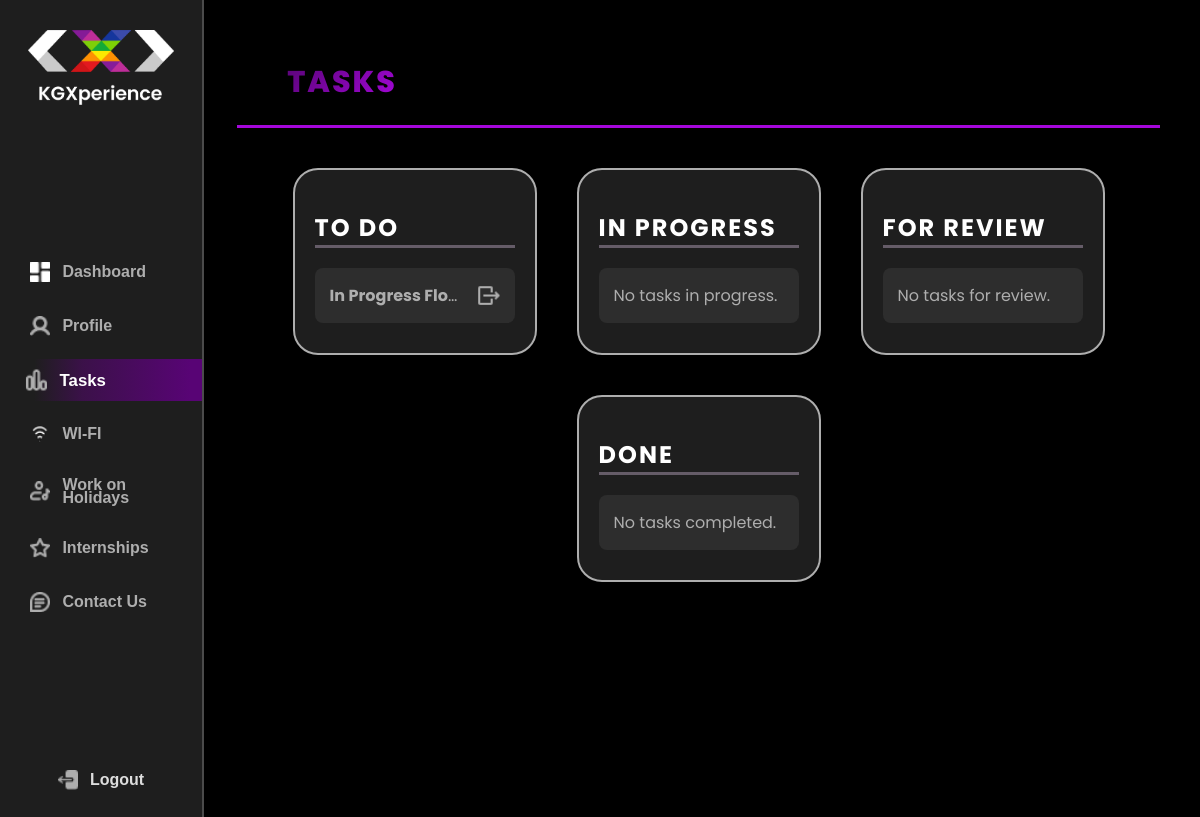
/student/tasks/ (signed in), run on an earlier commit of the app's database.
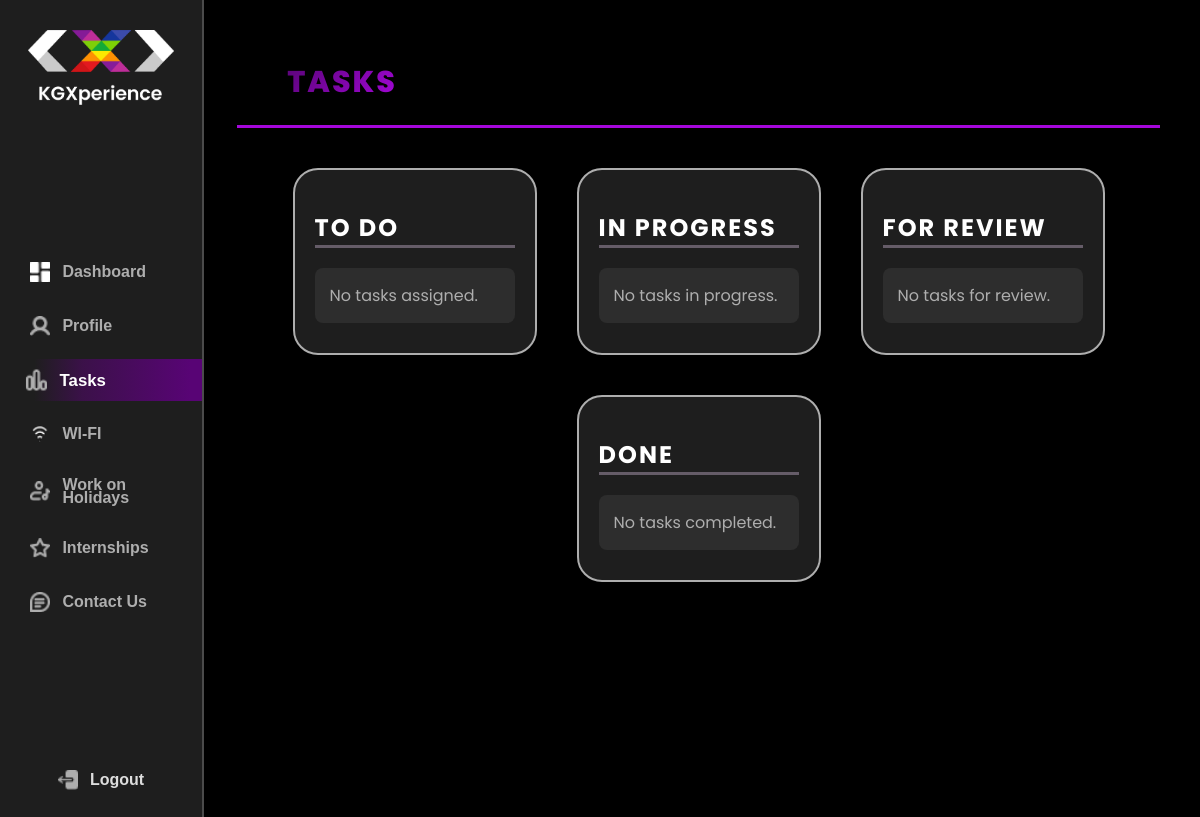
And on a later commit of the database.
### kgx_app/models.py (models this page shows, shortened)
class ToDo(models.Model):
    roll_no = models.CharField(max_length=50)
    name = models.CharField(max_length=100)
    task_title = models.CharField(max_length=200)
    task_description = models.TextField()
    reference_link = models.URLField(blank=True, null=True)
    due_date = models.DateField()

### kgx_app/decorators.py (the view)
        def _wrapped_view(request, *args, **kwargs):
            try:
                profile = Profile.objects.get(roll_no=request.user.username)
                if profile.role in allowed_roles:
                    return view_func(request, *args, **kwargs)
                raise PermissionDenied
            except Profile.DoesNotExist:
                raise PermissionDenied  # Handle the case where the profile does not exist

### kgx_app/views.py (called while the page is built)
@login_required
@role_required(allowed_roles=['student'])
def student_tasks(request):
    profile = get_object_or_404(Profile, roll_no=request.user.username)
    to_do_tasks = ToDo.objects.filter(roll_no=profile.roll_no)  # Use the roll number from the profile
    in_progress_tasks = InProgress.objects.filter(roll_no=profile.roll_no)
    for_review_tasks = ForReview.objects.filter(roll_no=profile.roll_no)
    done_tasks = Done.objects.filter(roll_no=profile.roll_no)
    return render(request, 'student_tasks.html', {
        'profile': profile,
        'to_do_tasks': to_do_tasks,
        'in_progress_tasks': in_progress_tasks,
        'for_review_tasks': for_review_tasks,
        'done_tasks': done_tasks,
    })

### kgx_app/templates/student_tasks.html (shortened to what this page needs)
{% extends 'base.html' %}
{% load static %}
{% block content %}
<head>
    <link href="https://cdnjs.cloudflare.com/ajax/libs/font-awesome/6.0.0-beta3/css/all.min.css" rel="stylesheet">
</head>
<div class="header">
    <div class="title">Tasks</div>
</div>
<div class="task-container" id="main-content">
    <div class="task-section">
        <h2>To Do</h2>
        <div>
            {% for task in to_do_tasks %}
            <div class="task-item" onclick="showTaskDetails('{{ task.id }}', '{{ task.task_title|escapejs }}', '{{ task.task_description|escapejs }}', '{{ task.reference_link|escapejs }}', '{{ task.due_date|escapejs }}')">
                <span><strong>{{ task.task_title }}</strong></span>
                <img src="{% static 'kgx_app/start-button.png' %}" class="task-icon" data-task-id="{{ task.id }}" />
            </div>
            {% empty %}
                <div class="task-item">No tasks assigned.</div>
            {% endfor %}
        </div>
    </div>
    <div class="task-section">
        <h2>In Progress</h2>
        <div>
            {% for in_progress_task in in_progress_tasks %}
                <div class="task-item" onclick="showInProgressDetails('{{ in_progress_task.id }}', '{{ in_progress_task.task_title|escapejs }}', '{{ in_progress_task.task_description|escapejs }}', '{{ in_progress_task.reference_link|escapejs }}', '{{ in_progress_task.due_date|escapejs }}')">
                    <span><strong>{{ in_progress_task.task_title }}</strong></span>
                    <img src="{% static 'kgx_app/in_progress.png' %}" class="task-icon">
                </div>
            {% empty %}
                <div class="task-item">No tasks in progress.</div>
            {% endfor %}
        </div>
    </div>
    <div class="task-section">
        <h2>For Review</h2>
        <div>
            {% for review_task in for_review_tasks %}
            <div class="task-item" onclick="showForReviewDetails('{{ review_task.id }}', '{{ review_task.task_title|escapejs }}', '{{ review_task.task_description|escapejs }}', '{{ review_task.reference_link|escapejs }}', '{{ review_task.due_date|escapejs }}')">
                <span><strong>{{ review_task.task_title }}</strong></span>
                <img src="{% static 'kgx_app/for_review.png' %}" class="task-icon" />
            </div>
            {% empty %}
                <div class="task-item">No tasks for review.</div>
            {% endfor %}
        </div>
    </div>
    <div class="task-section">
        <h2>Done</h2>
        <div>
            {% for done_task in done_tasks %}
            <div class="task-item" onclick="showDoneDetails('{{ done_task.id }}', '{{ done_task.task_title|escapejs }}', '{{ done_task.task_description|escapejs }}', '{{ done_task.reference_link|escapejs }}', '{{ done_task.due_date|escapejs }}')">
                <span><strong>{{ done_task.task_title }}</strong></span>
                <img src="{% static 'kgx_app/done.png' %}" class="task-icon" />
            </div>
            {% empty %}
                <div class="task-item">No tasks completed.</div>
            {% endfor %}
        </div>
    </div>
</div>
</div>
{% endblock %}

What changed in the data, as far as the page shows it:
removed ToDo: task_title "In Progress Flo…"
Also different on the page:
text now shown: "No tasks assigned."
